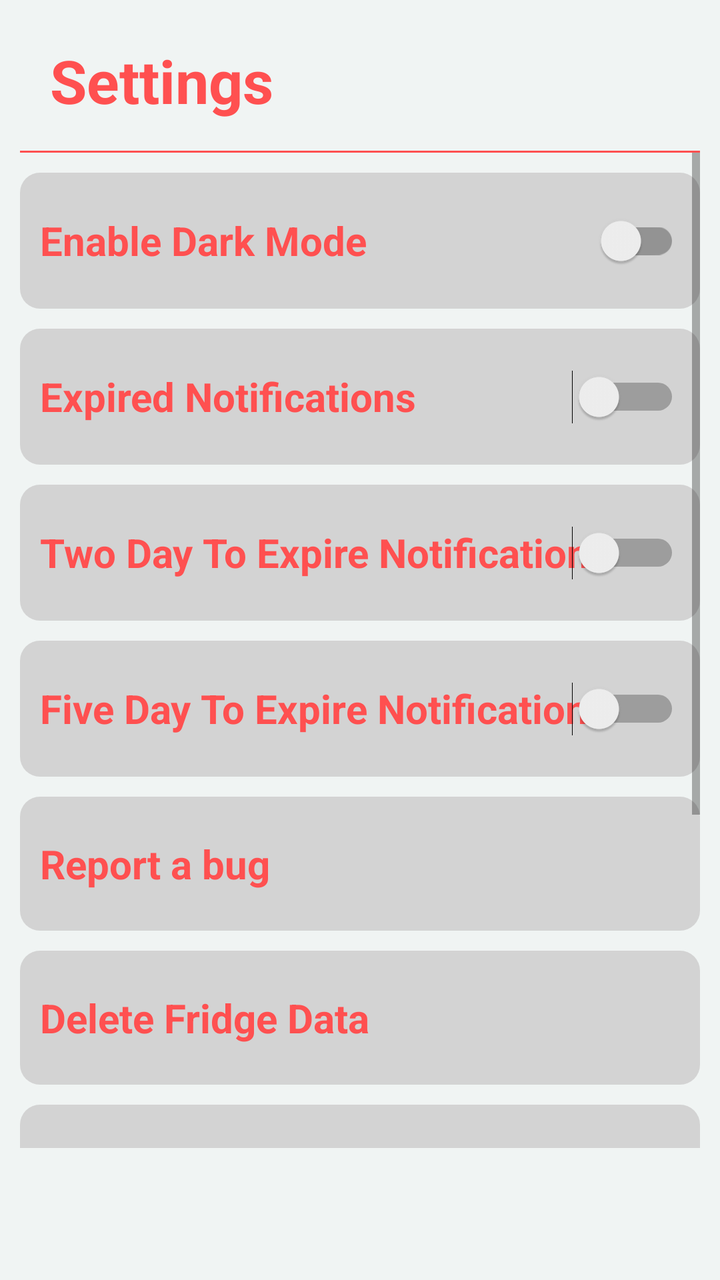
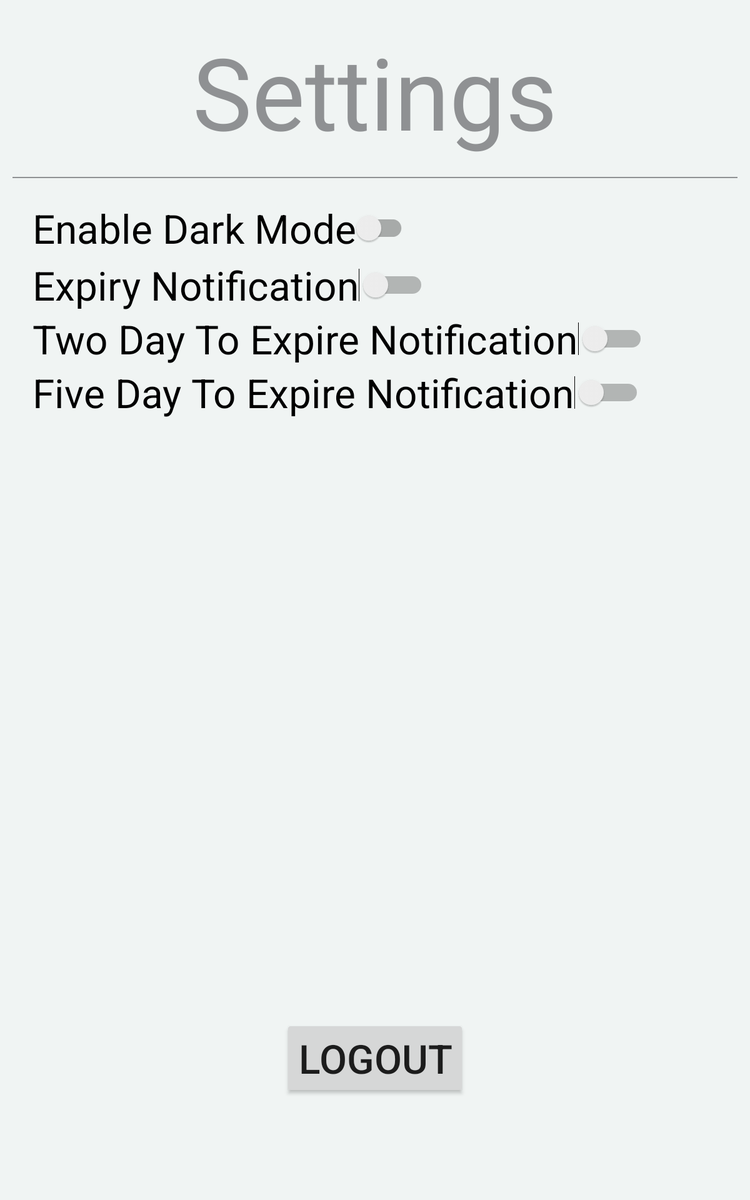

An Android layout and its configuration variant, each rendered on a device that would load it. The default file and the variant file are quoted in full after the pictures.
<!-- AndroidManifest.xml: application theme Theme.GroceryManagerApp -->
<!-- res/layout/fragment_settings.xml -->
<?xml version="1.0" encoding="utf-8"?>
<LinearLayout xmlns:android="http://schemas.android.com/apk/res/android"
    xmlns:app="http://schemas.android.com/apk/res-auto"
    xmlns:tools="http://schemas.android.com/tools"
    android:layout_width="match_parent"
    android:layout_height="match_parent"
    android:padding="10dp"
    android:orientation="vertical"
    tools:context=".SettingsFragment">

    <TextView
        android:id="@+id/textView"
        android:layout_width="match_parent"
        android:layout_height="wrap_content"
        android:layout_marginTop="10dp"
        android:layout_marginBottom="10dp"
        android:text="Settings"
        android:textColor="@color/forgotpassword"
        android:textSize="30sp"
        android:layout_marginLeft="15dp"
        android:textStyle="bold" />

    <View
        android:layout_width="match_parent"
        android:layout_height="1dp"
        android:layout_below="@+id/textView"
        android:layout_marginTop="5dp"
        android:background="@color/forgotpassword" />

    <ScrollView
        android:layout_width="match_parent"
        android:layout_height="0dp"
        android:layout_weight="1">

        <LinearLayout
            android:layout_width="match_parent"
            android:layout_height="wrap_content"
            android:orientation="vertical">

            <RelativeLayout
                android:id="@+id/rlDarkMode"
                android:layout_width="match_parent"
                android:layout_height="wrap_content"
                android:padding="10dp"
                android:background="@drawable/rounded_corners"
                android:layout_marginTop="10dp"
                android:clickable="true"
                android:focusable="true">

                <TextView
                    android:id="@+id/textViewSwitchLabel"
                    android:layout_width="wrap_content"
                    android:layout_height="wrap_content"
                    android:layout_alignParentStart="true"
                    android:layout_centerVertical="true"
                    android:text="Enable Dark Mode"
                    android:textSize="20sp"
                    android:textColor="@color/forgotpassword"
                    android:textStyle="bold"/>

                <androidx.appcompat.widget.SwitchCompat
                    android:id="@+id/switch_dark_mode"
                    android:layout_width="wrap_content"
                    android:layout_height="wrap_content"
                    android:layout_alignParentEnd="true"
                    android:layout_centerVertical="true"/>

            </RelativeLayout>

            <RelativeLayout
                android:id="@+id/rlExpired"
                android:layout_width="match_parent"
                android:layout_height="wrap_content"
                android:padding="10dp"
                android:background="@drawable/rounded_corners"
                android:layout_marginTop="10dp"
                android:clickable="true"
                android:focusable="true">

                <TextView
                    android:id="@+id/textViewSwitchLabel2"
                    android:layout_width="wrap_content"
                    android:layout_height="wrap_content"
                    android:layout_alignParentStart="true"
                    android:layout_centerVertical="true"
                    android:text="Expired Notifications"
                    android:textSize="20sp"
                    android:textColor="@color/forgotpassword"
                    android:textStyle="bold"/>

                <Switch
                    android:id="@+id/switchNotificationExpiry"
                    android:layout_width="wrap_content"
                    android:layout_height= "48dp"
                    android:layout_alignParentEnd="true"
                    android:layout_centerVertical="true" />


            </RelativeLayout>

            <RelativeLayout
                android:id="@+id/rlExpiredTwoDay"
                android:layout_width="match_parent"
                android:layout_height="wrap_content"
                android:padding="10dp"
                android:background="@drawable/rounded_corners"
                android:layout_marginTop="10dp"
                android:clickable="true"
                android:focusable="true">

                <TextView
                    android:id="@+id/textViewSwitchLabel3"
                    android:layout_width="wrap_content"
                    android:layout_height="wrap_content"
                    android:layout_alignParentStart="true"
                    android:layout_centerVertical="true"
                    android:text="Two Day To Expire Notifications"
                    android:textSize="20sp"
                    android:textColor="@color/forgotpassword"
                    android:textStyle="bold"/>

                <Switch
                    android:id="@+id/switchNotificationTwoDayToExpire"
                    android:layout_width="wrap_content"
                    android:layout_height= "48dp"
                    android:layout_alignParentEnd="true"
                    android:layout_centerVertical="true" />


            </RelativeLayout>

            <RelativeLayout
                android:id="@+id/rlExpiredFiveDay"
                android:layout_width="match_parent"
                android:layout_height="wrap_content"
                android:padding="10dp"
                android:background="@drawable/rounded_corners"
                android:layout_marginTop="10dp"
                android:clickable="true"
                android:focusable="true">

                <TextView
                    android:id="@+id/textViewSwitchLabel4"
                    android:layout_width="wrap_content"
                    android:layout_height="wrap_content"
                    android:layout_alignParentStart="true"
                    android:layout_centerVertical="true"
                    android:text="Five Day To Expire Notifications"
                    android:textSize="20sp"
                    android:textColor="@color/forgotpassword"
                    android:textStyle="bold"/>

                <Switch
                    android:id="@+id/switchNotificationFiveDayToExpire"
                    android:layout_width="wrap_content"
                    android:layout_height= "48dp"
                    android:layout_alignParentEnd="true"
                    android:layout_centerVertical="true" />


            </RelativeLayout>


            <TextView
                android:id="@+id/reportBugButton"
                android:layout_width="match_parent"
                android:layout_height="67dp"
                android:layout_alignParentStart="true"
                android:layout_centerVertical="true"
                android:text="  Report a bug"
                android:textSize="20sp"
                android:textColor="@color/forgotpassword"
                android:textStyle="bold"
                android:clickable="true"
                android:focusable="true"
                android:gravity="start|center"
                android:background="@drawable/rounded_corners"
                android:layout_marginTop="10dp" />

            <TextView
                android:id="@+id/deleteFridgeBtn"
                android:layout_width="match_parent"
                android:layout_height="67dp"
                android:layout_alignParentStart="true"
                android:layout_centerVertical="true"
                android:text="  Delete Fridge Data"
                android:textSize="20sp"
                android:textColor="@color/forgotpassword"
                android:textStyle="bold"
                android:clickable="true"
                android:focusable="true"
                android:gravity="start|center"
                android:background="@drawable/rounded_corners"
                android:layout_marginTop="10dp" />

            <TextView
                android:id="@+id/recipeDeleteBtn"
                android:layout_width="match_parent"
                android:layout_height="67dp"
                android:layout_alignParentStart="true"
                android:layout_centerVertical="true"
                android:text="  Delete Recipe Data"
                android:textSize="20sp"
                android:textColor="@color/forgotpassword"
                android:textStyle="bold"
                android:clickable="true"
                android:focusable="true"
                android:gravity="start|center"
                android:background="@drawable/rounded_corners"
                android:layout_marginTop="10dp" />

            <TextView
                android:id="@+id/deleteAccountButton"
                android:layout_width="match_parent"
                android:layout_height="67dp"
                android:layout_alignParentStart="true"
                android:layout_centerVertical="true"
                android:text="  Delete Account"
                android:textSize="20sp"
                android:textColor="@color/forgotpassword"
                android:textStyle="bold"
                android:clickable="true"
                android:focusable="true"
                android:gravity="start|center"
                android:background="@drawable/rounded_corners"
                android:layout_marginTop="10dp" />

            <TextView
                android:id="@+id/logoutButton"
                android:layout_width="match_parent"
                android:layout_height="67dp"
                android:layout_alignParentStart="true"
                android:layout_centerVertical="true"
                android:text="  Logout"
                android:textSize="20sp"
                android:textColor="@color/forgotpassword"
                android:textStyle="bold"
                android:clickable="true"
                android:focusable="true"
                android:gravity="start|center"
                android:background="@drawable/rounded_corners"
                android:layout_marginTop="10dp" />




    <TextView
        android:id="@+id/textViewAppVersion"
        android:layout_width="match_parent"
        android:layout_height="wrap_content"
        android:text=""
        android:gravity="center_horizontal"
        android:layout_marginTop="16dp"
        android:layout_marginBottom="16dp"
        app:layout_constraintBottom_toBottomOf="parent"
        app:layout_constraintEnd_toEndOf="parent"
        app:layout_constraintStart_toStartOf="parent"/>

        </LinearLayout>

    </ScrollView>

    <View
        android:layout_width="match_parent"
        android:layout_height="56dp"
        android:layout_alignParentBottom="true"
        android:background="@android:color/transparent"/>
</LinearLayout>
<!-- resources referenced by this layout -->
<resources>
  <color name="forgotpassword">#FF5050</color>
  <!-- drawable rounded_corners (drawable) -->
  <?xml version="1.0" encoding="utf-8"?>
  <shape xmlns:android="http://schemas.android.com/apk/res/android">
      <solid android:color="#d3d3d3" />
      <corners android:radius="10dp"/>
  </shape>
  <style name="Theme.GroceryManagerApp" parent="Theme.MaterialComponents.DayNight.NoActionBar">
          
          <item name="colorPrimary">#74BE3B</item>
          <item name="colorPrimaryVariant">#74BE3B</item>
          <item name="colorOnPrimary">@color/white</item>
          
          <item name="colorSecondary">#e5e5e5</item>
          <item name="colorSecondaryVariant">@color/teal_700</item>
          <item name="colorOnSecondary">@color/white</item>
          
          <item name="colorAccent">#74BE3B</item>
          
          <item name="android:statusBarColor">?attr/colorPrimaryVariant</item>
          
          
          <item name="android:windowBackground">@color/background</item>
  
      </style>
  <color name="white">#FFFFFFFF</color>
  <color name="teal_700">#FF018786</color>
  <color name="background">#F0F4F3</color>
</resources>
<!-- res/layout-sw600dp/fragment_settings.xml (the author's variant of the layout above) -->
<!-- drawn on a 7-inch tablet held upright -->
<LinearLayout xmlns:android="http://schemas.android.com/apk/res/android"
    xmlns:app="http://schemas.android.com/apk/res-auto"
    xmlns:tools="http://schemas.android.com/tools"
    android:layout_width="match_parent"
    android:layout_height="match_parent"
    android:padding="10dp"
    android:orientation="vertical"
    tools:context=".SettingsFragment"
    tools:layout="@layout/fragment_settings">

    
    <TextView
        android:id="@+id/textView"
        android:layout_width="match_parent"
        android:layout_height="wrap_content"
        android:layout_marginTop="10dp"
        android:text="Settings"
        android:textAlignment="center"
        android:textColor="@color/material_dynamic_neutral60"
        android:textSize="@dimen/large_text" />

    <View
        android:id="@+id/lineView"
        android:layout_width="match_parent"
        android:layout_height="1dp"
        android:layout_marginTop="15dp"
        android:background="@color/material_dynamic_neutral60" />

   <LinearLayout
        android:layout_width="match_parent"
        android:layout_height="0dp"
        android:layout_weight="1"
        android:orientation="vertical"
        android:padding="16dp">

        <androidx.appcompat.widget.SwitchCompat
            android:id="@+id/switch_dark_mode"
            android:layout_width="wrap_content"
            android:layout_height="wrap_content"
            android:text="Enable Dark Mode"
            android:textSize="@dimen/switch_text_size"/>

        <Switch
            android:id="@+id/switchNotificationExpiry"
            android:layout_width="wrap_content"
            android:layout_height="wrap_content"
            android:text="Expiry Notification"
            android:textSize="@dimen/switch_text_size"/>

        <Switch
            android:id="@+id/switchNotificationTwoDayToExpire"
            android:layout_width="wrap_content"
            android:layout_height="wrap_content"
            android:text="Two Day To Expire Notification"
            android:textSize="@dimen/switch_text_size"/>

        <Switch
            android:id="@+id/switchNotificationFiveDayToExpire"
            android:layout_width="wrap_content"
            android:layout_height="wrap_content"
            android:text="Five Day To Expire Notification"
            android:textSize="@dimen/switch_text_size"/>

    </LinearLayout>

    <Button
        android:id="@+id/logoutButton"
        android:layout_width="wrap_content"
        android:layout_height="wrap_content"
        android:text="@string/logout"
        android:layout_gravity="center|bottom"
        android:layout_marginTop="16dp"
        android:layout_marginBottom="16dp"
        android:textSize="@dimen/button_text_size"/>

    <View
        android:layout_width="match_parent"
        android:layout_height="56dp"
        android:background="@android:color/transparent" />

</LinearLayout>
<!-- res/layout/fragment_settings.xml (included above) -->
<?xml version="1.0" encoding="utf-8"?>
<LinearLayout xmlns:android="http://schemas.android.com/apk/res/android"
    xmlns:app="http://schemas.android.com/apk/res-auto"
    xmlns:tools="http://schemas.android.com/tools"
    android:layout_width="match_parent"
    android:layout_height="match_parent"
    android:padding="10dp"
    android:orientation="vertical"
    tools:context=".SettingsFragment">

    <TextView
        android:id="@+id/textView"
        android:layout_width="match_parent"
        android:layout_height="wrap_content"
        android:layout_marginTop="10dp"
        android:layout_marginBottom="10dp"
        android:text="Settings"
        android:textColor="@color/forgotpassword"
        android:textSize="30sp"
        android:layout_marginLeft="15dp"
        android:textStyle="bold" />

    <View
        android:layout_width="match_parent"
        android:layout_height="1dp"
        android:layout_below="@+id/textView"
        android:layout_marginTop="5dp"
        android:background="@color/forgotpassword" />

    <ScrollView
        android:layout_width="match_parent"
        android:layout_height="0dp"
        android:layout_weight="1">

        <LinearLayout
            android:layout_width="match_parent"
            android:layout_height="wrap_content"
            android:orientation="vertical">

            <RelativeLayout
                android:id="@+id/rlDarkMode"
                android:layout_width="match_parent"
                android:layout_height="wrap_content"
                android:padding="10dp"
                android:background="@drawable/rounded_corners"
                android:layout_marginTop="10dp"
                android:clickable="true"
                android:focusable="true">

                <TextView
                    android:id="@+id/textViewSwitchLabel"
                    android:layout_width="wrap_content"
                    android:layout_height="wrap_content"
                    android:layout_alignParentStart="true"
                    android:layout_centerVertical="true"
                    android:text="Enable Dark Mode"
                    android:textSize="20sp"
                    android:textColor="@color/forgotpassword"
                    android:textStyle="bold"/>

                <androidx.appcompat.widget.SwitchCompat
                    android:id="@+id/switch_dark_mode"
                    android:layout_width="wrap_content"
                    android:layout_height="wrap_content"
                    android:layout_alignParentEnd="true"
                    android:layout_centerVertical="true"/>

            </RelativeLayout>

            <RelativeLayout
                android:id="@+id/rlExpired"
                android:layout_width="match_parent"
                android:layout_height="wrap_content"
                android:padding="10dp"
                android:background="@drawable/rounded_corners"
                android:layout_marginTop="10dp"
                android:clickable="true"
                android:focusable="true">

                <TextView
                    android:id="@+id/textViewSwitchLabel2"
                    android:layout_width="wrap_content"
                    android:layout_height="wrap_content"
                    android:layout_alignParentStart="true"
                    android:layout_centerVertical="true"
                    android:text="Expired Notifications"
                    android:textSize="20sp"
                    android:textColor="@color/forgotpassword"
                    android:textStyle="bold"/>

                <Switch
                    android:id="@+id/switchNotificationExpiry"
                    android:layout_width="wrap_content"
                    android:layout_height= "48dp"
                    android:layout_alignParentEnd="true"
                    android:layout_centerVertical="true" />


            </RelativeLayout>

            <RelativeLayout
                android:id="@+id/rlExpiredTwoDay"
                android:layout_width="match_parent"
                android:layout_height="wrap_content"
                android:padding="10dp"
                android:background="@drawable/rounded_corners"
                android:layout_marginTop="10dp"
                android:clickable="true"
                android:focusable="true">

                <TextView
                    android:id="@+id/textViewSwitchLabel3"
                    android:layout_width="wrap_content"
                    android:layout_height="wrap_content"
                    android:layout_alignParentStart="true"
                    android:layout_centerVertical="true"
                    android:text="Two Day To Expire Notifications"
                    android:textSize="20sp"
                    android:textColor="@color/forgotpassword"
                    android:textStyle="bold"/>

                <Switch
                    android:id="@+id/switchNotificationTwoDayToExpire"
                    android:layout_width="wrap_content"
                    android:layout_height= "48dp"
                    android:layout_alignParentEnd="true"
                    android:layout_centerVertical="true" />


            </RelativeLayout>

            <RelativeLayout
                android:id="@+id/rlExpiredFiveDay"
                android:layout_width="match_parent"
                android:layout_height="wrap_content"
                android:padding="10dp"
                android:background="@drawable/rounded_corners"
                android:layout_marginTop="10dp"
                android:clickable="true"
                android:focusable="true">

                <TextView
                    android:id="@+id/textViewSwitchLabel4"
                    android:layout_width="wrap_content"
                    android:layout_height="wrap_content"
                    android:layout_alignParentStart="true"
                    android:layout_centerVertical="true"
                    android:text="Five Day To Expire Notifications"
                    android:textSize="20sp"
                    android:textColor="@color/forgotpassword"
                    android:textStyle="bold"/>

                <Switch
                    android:id="@+id/switchNotificationFiveDayToExpire"
                    android:layout_width="wrap_content"
                    android:layout_height= "48dp"
                    android:layout_alignParentEnd="true"
                    android:layout_centerVertical="true" />


            </RelativeLayout>


            <TextView
                android:id="@+id/reportBugButton"
                android:layout_width="match_parent"
                android:layout_height="67dp"
                android:layout_alignParentStart="true"
                android:layout_centerVertical="true"
                android:text="  Report a bug"
                android:textSize="20sp"
                android:textColor="@color/forgotpassword"
                android:textStyle="bold"
                android:clickable="true"
                android:focusable="true"
                android:gravity="start|center"
                android:background="@drawable/rounded_corners"
                android:layout_marginTop="10dp" />

            <TextView
                android:id="@+id/deleteFridgeBtn"
                android:layout_width="match_parent"
                android:layout_height="67dp"
                android:layout_alignParentStart="true"
                android:layout_centerVertical="true"
                android:text="  Delete Fridge Data"
                android:textSize="20sp"
                android:textColor="@color/forgotpassword"
                android:textStyle="bold"
                android:clickable="true"
                android:focusable="true"
                android:gravity="start|center"
                android:background="@drawable/rounded_corners"
                android:layout_marginTop="10dp" />

            <TextView
                android:id="@+id/recipeDeleteBtn"
                android:layout_width="match_parent"
                android:layout_height="67dp"
                android:layout_alignParentStart="true"
                android:layout_centerVertical="true"
                android:text="  Delete Recipe Data"
                android:textSize="20sp"
                android:textColor="@color/forgotpassword"
                android:textStyle="bold"
                android:clickable="true"
                android:focusable="true"
                android:gravity="start|center"
                android:background="@drawable/rounded_corners"
                android:layout_marginTop="10dp" />

            <TextView
                android:id="@+id/deleteAccountButton"
                android:layout_width="match_parent"
                android:layout_height="67dp"
                android:layout_alignParentStart="true"
                android:layout_centerVertical="true"
                android:text="  Delete Account"
                android:textSize="20sp"
                android:textColor="@color/forgotpassword"
                android:textStyle="bold"
                android:clickable="true"
                android:focusable="true"
                android:gravity="start|center"
                android:background="@drawable/rounded_corners"
                android:layout_marginTop="10dp" />

            <TextView
                android:id="@+id/logoutButton"
                android:layout_width="match_parent"
                android:layout_height="67dp"
                android:layout_alignParentStart="true"
                android:layout_centerVertical="true"
                android:text="  Logout"
                android:textSize="20sp"
                android:textColor="@color/forgotpassword"
                android:textStyle="bold"
                android:clickable="true"
                android:focusable="true"
                android:gravity="start|center"
                android:background="@drawable/rounded_corners"
                android:layout_marginTop="10dp" />




    <TextView
        android:id="@+id/textViewAppVersion"
        android:layout_width="match_parent"
        android:layout_height="wrap_content"
        android:text=""
        android:gravity="center_horizontal"
        android:layout_marginTop="16dp"
        android:layout_marginBottom="16dp"
        app:layout_constraintBottom_toBottomOf="parent"
        app:layout_constraintEnd_toEndOf="parent"
        app:layout_constraintStart_toStartOf="parent"/>

        </LinearLayout>

    </ScrollView>

    <View
        android:layout_width="match_parent"
        android:layout_height="56dp"
        android:layout_alignParentBottom="true"
        android:background="@android:color/transparent"/>
</LinearLayout>
<!-- resources referenced by the variant -->
<!-- as a 7-inch tablet held upright resolves them -->
<resources>
  <color name="forgotpassword">#FF5050</color>
  <!-- from res/values-w600dp/ -->
  <dimen name="button_text_size">32sp</dimen>
  <!-- from res/values-w600dp/ -->
  <dimen name="large_text">160px</dimen>
  <!-- from res/values-w600dp/ -->
  <dimen name="switch_text_size">32sp</dimen>
  <!-- drawable rounded_corners (drawable) -->
  <?xml version="1.0" encoding="utf-8"?>
  <shape xmlns:android="http://schemas.android.com/apk/res/android">
      <solid android:color="#d3d3d3" />
      <corners android:radius="10dp"/>
  </shape>
  <string name="logout">Logout</string>
  <style name="Theme.GroceryManagerApp" parent="Theme.MaterialComponents.DayNight.NoActionBar">
          
          <item name="colorPrimary">#74BE3B</item>
          <item name="colorPrimaryVariant">#74BE3B</item>
          <item name="colorOnPrimary">@color/white</item>
          
          <item name="colorSecondary">#e5e5e5</item>
          <item name="colorSecondaryVariant">@color/teal_700</item>
          <item name="colorOnSecondary">@color/white</item>
          
          <item name="colorAccent">#74BE3B</item>
          
          <item name="android:statusBarColor">?attr/colorPrimaryVariant</item>
          
          
          <item name="android:windowBackground">@color/background</item>
  
      </style>
  <color name="white">#FFFFFFFF</color>
  <color name="teal_700">#FF018786</color>
  <color name="background">#F0F4F3</color>
</resources>
